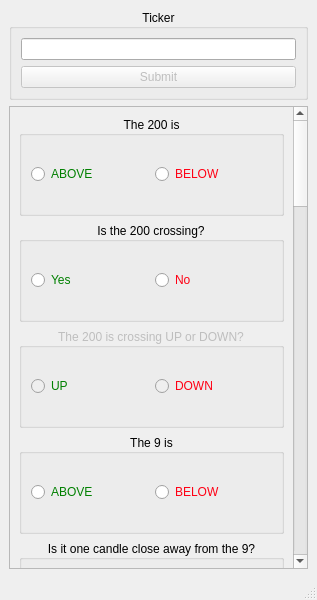
<?xml version="1.0" encoding="UTF-8"?>
<ui version="4.0">
 <class>MainWindow</class>
 <widget class="QMainWindow" name="MainWindow">
  <property name="geometry">
   <rect>
    <x>0</x>
    <y>0</y>
    <width>317</width>
    <height>600</height>
   </rect>
  </property>
  <property name="windowTitle">
   <string>MainWindow</string>
  </property>
  <widget class="QWidget" name="centralwidget">
   <layout class="QVBoxLayout" name="verticalLayout">
    <item>
     <widget class="QGroupBox" name="Ticker_Box">
      <property name="title">
       <string>Ticker</string>
      </property>
      <property name="alignment">
       <set>Qt::AlignCenter</set>
      </property>
      <layout class="QVBoxLayout" name="verticalLayout_3">
       <item>
        <widget class="QLineEdit" name="lineEdit"/>
       </item>
       <item>
        <widget class="QPushButton" name="pushButton">
         <property name="enabled">
          <bool>false</bool>
         </property>
         <property name="toolTip">
          <string>&lt;html&gt;&lt;head/&gt;&lt;body&gt;&lt;p&gt;&lt;span style=&quot; color:#ff2a25;&quot;&gt;ONLY SUBMIT WHEN FORM IS DONE!&lt;/span&gt;&lt;/p&gt;&lt;/body&gt;&lt;/html&gt;</string>
         </property>
         <property name="text">
          <string>Submit</string>
         </property>
        </widget>
       </item>
      </layout>
     </widget>
    </item>
    <item>
     <widget class="QScrollArea" name="scrollArea">
      <property name="widgetResizable">
       <bool>true</bool>
      </property>
      <widget class="QWidget" name="scrollAreaWidgetContents_2">
       <property name="geometry">
        <rect>
         <x>0</x>
         <y>0</y>
         <width>291</width>
         <height>2085</height>
        </rect>
       </property>
       <layout class="QVBoxLayout" name="verticalLayout_2">
        <item>
         <widget class="QGroupBox" name="groupBox">
          <property name="sizePolicy">
           <sizepolicy hsizetype="Preferred" vsizetype="Fixed">
            <horstretch>0</horstretch>
            <verstretch>0</verstretch>
           </sizepolicy>
          </property>
          <property name="minimumSize">
           <size>
            <width>0</width>
            <height>100</height>
           </size>
          </property>
          <property name="title">
           <string>The 200 is</string>
          </property>
          <property name="alignment">
           <set>Qt::AlignCenter</set>
          </property>
          <layout class="QVBoxLayout" name="verticalLayout_4">
           <item>
            <layout class="QHBoxLayout" name="horizontalLayout_9">
             <item>
              <widget class="QRadioButton" name="radioButton_11">
               <property name="styleSheet">
                <string notr="true">color: green</string>
               </property>
               <property name="text">
                <string>ABOVE</string>
               </property>
              </widget>
             </item>
             <item>
              <widget class="QRadioButton" name="radioButton_12">
               <property name="styleSheet">
                <string notr="true">color: rgb(255, 0, 20)</string>
               </property>
               <property name="text">
                <string>BELOW</string>
               </property>
              </widget>
             </item>
            </layout>
           </item>
          </layout>
         </widget>
        </item>
        <item>
         <widget class="QGroupBox" name="groupBox_2">
          <property name="sizePolicy">
           <sizepolicy hsizetype="Preferred" vsizetype="Fixed">
            <horstretch>0</horstretch>
            <verstretch>0</verstretch>
           </sizepolicy>
          </property>
          <property name="minimumSize">
           <size>
            <width>0</width>
            <height>100</height>
           </size>
          </property>
          <property name="title">
           <string>Is the 200 crossing?</string>
          </property>
          <property name="alignment">
           <set>Qt::AlignCenter</set>
          </property>
          <layout class="QVBoxLayout" name="verticalLayout_5">
           <item>
            <layout class="QHBoxLayout" name="horizontalLayout_10">
             <item>
              <widget class="QRadioButton" name="radioButton_13">
               <property name="styleSheet">
                <string notr="true">color: green</string>
               </property>
               <property name="text">
                <string>Yes</string>
               </property>
              </widget>
             </item>
             <item>
              <widget class="QRadioButton" name="radioButton_14">
               <property name="styleSheet">
                <string notr="true">color: rgb(255, 0, 20)</string>
               </property>
               <property name="text">
                <string>No</string>
               </property>
              </widget>
             </item>
            </layout>
           </item>
          </layout>
         </widget>
        </item>
        <item>
         <widget class="QGroupBox" name="groupBox_3">
          <property name="enabled">
           <bool>false</bool>
          </property>
          <property name="sizePolicy">
           <sizepolicy hsizetype="Preferred" vsizetype="Fixed">
            <horstretch>0</horstretch>
            <verstretch>0</verstretch>
           </sizepolicy>
          </property>
          <property name="minimumSize">
           <size>
            <width>0</width>
            <height>100</height>
           </size>
          </property>
          <property name="title">
           <string>The 200 is crossing UP or DOWN?</string>
          </property>
          <property name="alignment">
           <set>Qt::AlignCenter</set>
          </property>
          <layout class="QVBoxLayout" name="verticalLayout_6">
           <item>
            <layout class="QHBoxLayout" name="horizontalLayout_11">
             <item>
              <widget class="QRadioButton" name="radioButton_15">
               <property name="styleSheet">
                <string notr="true">color: green</string>
               </property>
               <property name="text">
                <string>UP</string>
               </property>
              </widget>
             </item>
             <item>
              <widget class="QRadioButton" name="radioButton_16">
               <property name="styleSheet">
                <string notr="true">color: rgb(255, 0, 20)</string>
               </property>
               <property name="text">
                <string>DOWN</string>
               </property>
              </widget>
             </item>
            </layout>
           </item>
          </layout>
         </widget>
        </item>
        <item>
         <widget class="QGroupBox" name="groupBox_4">
          <property name="sizePolicy">
           <sizepolicy hsizetype="Preferred" vsizetype="Fixed">
            <horstretch>0</horstretch>
            <verstretch>0</verstretch>
           </sizepolicy>
          </property>
          <property name="minimumSize">
           <size>
            <width>0</width>
            <height>100</height>
           </size>
          </property>
          <property name="title">
           <string>The 9 is</string>
          </property>
          <property name="alignment">
           <set>Qt::AlignCenter</set>
          </property>
          <layout class="QVBoxLayout" name="verticalLayout_7">
           <item>
            <layout class="QHBoxLayout" name="horizontalLayout_12">
             <item>
              <widget class="QRadioButton" name="radioButton_17">
               <property name="styleSheet">
                <string notr="true">color: green</string>
               </property>
               <property name="text">
                <string>ABOVE</string>
               </property>
              </widget>
             </item>
             <item>
              <widget class="QRadioButton" name="radioButton_18">
               <property name="styleSheet">
                <string notr="true">color: rgb(255, 0, 20)</string>
               </property>
               <property name="text">
                <string>BELOW</string>
               </property>
              </widget>
             </item>
            </layout>
           </item>
          </layout>
         </widget>
        </item>
        <item>
         <widget class="QGroupBox" name="groupBox_5">
          <property name="sizePolicy">
           <sizepolicy hsizetype="Preferred" vsizetype="Fixed">
            <horstretch>0</horstretch>
            <verstretch>0</verstretch>
           </sizepolicy>
          </property>
          <property name="minimumSize">
           <size>
            <width>0</width>
            <height>100</height>
           </size>
          </property>
          <property name="toolTip">
           <string>&lt;html&gt;&lt;head/&gt;&lt;body&gt;&lt;pre style=&quot; margin-top:12px; margin-bottom:12px; margin-left:0px; margin-right:0px; -qt-block-indent:0; text-indent:0px; background-color:#1e1928;&quot;&gt;&lt;span style=&quot; font-family:'JetBrains Mono','monospace'; font-size:11pt; color:#ffffff;&quot;&gt;Is it One candle close above or below the 9? (Means get in or watch or get out if below)&lt;/span&gt;&lt;/pre&gt;&lt;/body&gt;&lt;/html&gt;</string>
          </property>
          <property name="title">
           <string>Is it one candle close away from the 9?</string>
          </property>
          <property name="alignment">
           <set>Qt::AlignCenter</set>
          </property>
          <layout class="QVBoxLayout" name="verticalLayout_8">
           <item>
            <layout class="QHBoxLayout" name="horizontalLayout_13">
             <item>
              <widget class="QRadioButton" name="radioButton_19">
               <property name="styleSheet">
                <string notr="true">color: green</string>
               </property>
               <property name="text">
                <string>Yes</string>
               </property>
              </widget>
             </item>
             <item>
              <widget class="QRadioButton" name="radioButton_20">
               <property name="styleSheet">
                <string notr="true">color: rgb(255, 0, 20)</string>
               </property>
               <property name="text">
                <string>No</string>
               </property>
              </widget>
             </item>
            </layout>
           </item>
          </layout>
         </widget>
        </item>
        <item>
         <widget class="QGroupBox" name="groupBox_6">
          <property name="enabled">
           <bool>false</bool>
          </property>
          <property name="sizePolicy">
           <sizepolicy hsizetype="Preferred" vsizetype="Fixed">
            <horstretch>0</horstretch>
            <verstretch>0</verstretch>
           </sizepolicy>
          </property>
          <property name="minimumSize">
           <size>
            <width>0</width>
            <height>100</height>
           </size>
          </property>
          <property name="title">
           <string>One candle close ABOVE or BELOW?</string>
          </property>
          <property name="alignment">
           <set>Qt::AlignCenter</set>
          </property>
          <layout class="QVBoxLayout" name="verticalLayout_22">
           <item>
            <layout class="QHBoxLayout" name="horizontalLayout_14">
             <item>
              <widget class="QRadioButton" name="radioButton_21">
               <property name="styleSheet">
                <string notr="true">color: green</string>
               </property>
               <property name="text">
                <string>ABOVE</string>
               </property>
              </widget>
             </item>
             <item>
              <widget class="QRadioButton" name="radioButton_22">
               <property name="styleSheet">
                <string notr="true">color: rgb(255, 0, 20)</string>
               </property>
               <property name="text">
                <string>BELOW</string>
               </property>
              </widget>
             </item>
            </layout>
           </item>
          </layout>
         </widget>
        </item>
        <item>
         <widget class="QGroupBox" name="groupBox_7">
          <property name="sizePolicy">
           <sizepolicy hsizetype="Preferred" vsizetype="Fixed">
            <horstretch>0</horstretch>
            <verstretch>0</verstretch>
           </sizepolicy>
          </property>
          <property name="minimumSize">
           <size>
            <width>0</width>
            <height>100</height>
           </size>
          </property>
          <property name="title">
           <string>The MACD is</string>
          </property>
          <property name="alignment">
           <set>Qt::AlignCenter</set>
          </property>
          <layout class="QVBoxLayout" name="verticalLayout_23">
           <item>
            <layout class="QHBoxLayout" name="horizontalLayout_15">
             <item>
              <widget class="QRadioButton" name="radioButton_23">
               <property name="styleSheet">
                <string notr="true">color: green</string>
               </property>
               <property name="text">
                <string>GREEN</string>
               </property>
              </widget>
             </item>
             <item>
              <widget class="QRadioButton" name="radioButton_24">
               <property name="styleSheet">
                <string notr="true">color: rgb(255, 0, 20)</string>
               </property>
               <property name="text">
                <string>RED</string>
               </property>
              </widget>
             </item>
            </layout>
           </item>
          </layout>
         </widget>
        </item>
        <item>
         <widget class="QGroupBox" name="groupBox_8">
          <property name="sizePolicy">
           <sizepolicy hsizetype="Preferred" vsizetype="Fixed">
            <horstretch>0</horstretch>
            <verstretch>0</verstretch>
           </sizepolicy>
          </property>
          <property name="minimumSize">
           <size>
            <width>0</width>
            <height>100</height>
           </size>
          </property>
          <property name="title">
           <string>Is the MACD reversing or crossing?</string>
          </property>
          <property name="alignment">
           <set>Qt::AlignCenter</set>
          </property>
          <layout class="QVBoxLayout" name="verticalLayout_24">
           <item>
            <layout class="QHBoxLayout" name="horizontalLayout_16">
             <item>
              <widget class="QRadioButton" name="radioButton_25">
               <property name="styleSheet">
                <string notr="true">color: green</string>
               </property>
               <property name="text">
                <string>Yes</string>
               </property>
              </widget>
             </item>
             <item>
              <widget class="QRadioButton" name="radioButton_26">
               <property name="styleSheet">
                <string notr="true">color: rgb(255, 0, 20)</string>
               </property>
               <property name="text">
                <string>No</string>
               </property>
              </widget>
             </item>
            </layout>
           </item>
          </layout>
         </widget>
        </item>
        <item>
         <widget class="QGroupBox" name="groupBox_9">
          <property name="enabled">
           <bool>false</bool>
          </property>
          <property name="sizePolicy">
           <sizepolicy hsizetype="Preferred" vsizetype="Fixed">
            <horstretch>0</horstretch>
            <verstretch>0</verstretch>
           </sizepolicy>
          </property>
          <property name="minimumSize">
           <size>
            <width>0</width>
            <height>100</height>
           </size>
          </property>
          <property name="title">
           <string>MACD reversing UP or DOWN / crossing?</string>
          </property>
          <property name="alignment">
           <set>Qt::AlignCenter</set>
          </property>
          <layout class="QVBoxLayout" name="verticalLayout_25">
           <item>
            <layout class="QHBoxLayout" name="horizontalLayout_17">
             <item>
              <widget class="QRadioButton" name="radioButton_27">
               <property name="styleSheet">
                <string notr="true">color: green</string>
               </property>
               <property name="text">
                <string>UP | Yes</string>
               </property>
              </widget>
             </item>
             <item>
              <widget class="QRadioButton" name="radioButton_28">
               <property name="styleSheet">
                <string notr="true">color: rgb(255, 0, 20)</string>
               </property>
               <property name="text">
                <string>DOWN | No</string>
               </property>
              </widget>
             </item>
            </layout>
           </item>
          </layout>
         </widget>
        </item>
        <item>
         <widget class="QGroupBox" name="groupBox_10">
          <property name="sizePolicy">
           <sizepolicy hsizetype="Preferred" vsizetype="Fixed">
            <horstretch>0</horstretch>
            <verstretch>0</verstretch>
           </sizepolicy>
          </property>
          <property name="minimumSize">
           <size>
            <width>0</width>
            <height>100</height>
           </size>
          </property>
          <property name="title">
           <string>Is the RSI LOW (good) or HIGH (bad)?</string>
          </property>
          <property name="alignment">
           <set>Qt::AlignCenter</set>
          </property>
          <layout class="QVBoxLayout" name="verticalLayout_9">
           <item>
            <layout class="QHBoxLayout" name="horizontalLayout_20">
             <item>
              <widget class="QRadioButton" name="radioButton_33">
               <property name="styleSheet">
                <string notr="true">color: green</string>
               </property>
               <property name="text">
                <string>LOW</string>
               </property>
              </widget>
             </item>
             <item>
              <widget class="QRadioButton" name="radioButton_34">
               <property name="styleSheet">
                <string notr="true">color: rgb(255, 0, 20)</string>
               </property>
               <property name="text">
                <string>HIGH</string>
               </property>
              </widget>
             </item>
            </layout>
           </item>
          </layout>
         </widget>
        </item>
        <item>
         <widget class="QGroupBox" name="groupBox_11">
          <property name="sizePolicy">
           <sizepolicy hsizetype="Preferred" vsizetype="Fixed">
            <horstretch>0</horstretch>
            <verstretch>0</verstretch>
           </sizepolicy>
          </property>
          <property name="minimumSize">
           <size>
            <width>0</width>
            <height>100</height>
           </size>
          </property>
          <property name="title">
           <string>Rsi OVERBOUGHT / OVERSOLD?</string>
          </property>
          <property name="alignment">
           <set>Qt::AlignCenter</set>
          </property>
          <layout class="QVBoxLayout" name="verticalLayout_10">
           <item>
            <layout class="QHBoxLayout" name="horizontalLayout_22">
             <item>
              <widget class="QRadioButton" name="radioButton_37">
               <property name="styleSheet">
                <string notr="true">color: green</string>
               </property>
               <property name="text">
                <string>Yes</string>
               </property>
              </widget>
             </item>
             <item>
              <widget class="QRadioButton" name="radioButton_38">
               <property name="styleSheet">
                <string notr="true">color: rgb(255, 0, 20)</string>
               </property>
               <property name="text">
                <string>No</string>
               </property>
              </widget>
             </item>
            </layout>
           </item>
          </layout>
         </widget>
        </item>
        <item>
         <widget class="QGroupBox" name="groupBox_12">
          <property name="enabled">
           <bool>false</bool>
          </property>
          <property name="sizePolicy">
           <sizepolicy hsizetype="Preferred" vsizetype="Fixed">
            <horstretch>0</horstretch>
            <verstretch>0</verstretch>
           </sizepolicy>
          </property>
          <property name="minimumSize">
           <size>
            <width>0</width>
            <height>100</height>
           </size>
          </property>
          <property name="title">
           <string>Is the RSI OVERBOUGHT or OVERSOLD?</string>
          </property>
          <property name="alignment">
           <set>Qt::AlignCenter</set>
          </property>
          <layout class="QVBoxLayout" name="verticalLayout_11">
           <item>
            <layout class="QHBoxLayout" name="horizontalLayout_23">
             <item>
              <widget class="QRadioButton" name="radioButton_39">
               <property name="styleSheet">
                <string notr="true">color: green</string>
               </property>
               <property name="text">
                <string>OVERBOUGHT</string>
               </property>
              </widget>
             </item>
             <item>
              <widget class="QRadioButton" name="radioButton_40">
               <property name="styleSheet">
                <string notr="true">color: rgb(255, 0, 20)</string>
               </property>
               <property name="text">
                <string>OVERSOLD</string>
               </property>
              </widget>
             </item>
            </layout>
           </item>
          </layout>
         </widget>
        </item>
        <item>
         <widget class="QGroupBox" name="groupBox_13">
          <property name="sizePolicy">
           <sizepolicy hsizetype="Preferred" vsizetype="Fixed">
            <horstretch>0</horstretch>
            <verstretch>0</verstretch>
           </sizepolicy>
          </property>
          <property name="minimumSize">
           <size>
            <width>0</width>
            <height>100</height>
           </size>
          </property>
          <property name="toolTip">
           <string>&lt;html&gt;&lt;head/&gt;&lt;body&gt;&lt;pre style=&quot; margin-top:12px; margin-bottom:12px; margin-left:0px; margin-right:0px; -qt-block-indent:0; text-indent:0px; background-color:#1e1928;&quot;&gt;&lt;span style=&quot; font-family:'JetBrains Mono','monospace'; font-size:11pt; color:#ffffff;&quot;&gt;Is it above or below the VWAP? (above/on is gogo juise! VWAP above the 9 is gogo)&lt;/span&gt;&lt;span style=&quot; font-size:11pt; color:#ffffff;&quot;</string>
          </property>
          <property name="title">
           <string>Is it ABOVE or BELOW the VWAP?</string>
          </property>
          <property name="alignment">
           <set>Qt::AlignCenter</set>
          </property>
          <layout class="QVBoxLayout" name="verticalLayout_12">
           <item>
            <layout class="QHBoxLayout" name="horizontalLayout_24">
             <item>
              <widget class="QRadioButton" name="radioButton_41">
               <property name="styleSheet">
                <string notr="true">color: green</string>
               </property>
               <property name="text">
                <string>ABOVE</string>
               </property>
              </widget>
             </item>
             <item>
              <widget class="QRadioButton" name="radioButton_42">
               <property name="styleSheet">
                <string notr="true">color: rgb(255, 0, 20)</string>
               </property>
               <property name="text">
                <string>BELOW</string>
               </property>
              </widget>
             </item>
            </layout>
           </item>
          </layout>
         </widget>
        </item>
        <item>
         <widget class="QGroupBox" name="groupBox_14">
          <property name="sizePolicy">
           <sizepolicy hsizetype="Preferred" vsizetype="Fixed">
            <horstretch>0</horstretch>
            <verstretch>0</verstretch>
           </sizepolicy>
          </property>
          <property name="minimumSize">
           <size>
            <width>0</width>
            <height>100</height>
           </size>
          </property>
          <property name="title">
           <string>Is the Heiken Ashi trending UP or DOWN?</string>
          </property>
          <property name="alignment">
           <set>Qt::AlignCenter</set>
          </property>
          <layout class="QVBoxLayout" name="verticalLayout_13">
           <item>
            <layout class="QHBoxLayout" name="horizontalLayout_25">
             <item>
              <widget class="QRadioButton" name="radioButton_43">
               <property name="styleSheet">
                <string notr="true">color: green</string>
               </property>
               <property name="text">
                <string>UP</string>
               </property>
              </widget>
             </item>
             <item>
              <widget class="QRadioButton" name="radioButton_44">
               <property name="styleSheet">
                <string notr="true">color: rgb(255, 0, 20)</string>
               </property>
               <property name="text">
                <string>DOWN</string>
               </property>
              </widget>
             </item>
            </layout>
           </item>
          </layout>
         </widget>
        </item>
        <item>
         <widget class="QGroupBox" name="groupBox_15">
          <property name="sizePolicy">
           <sizepolicy hsizetype="Preferred" vsizetype="Fixed">
            <horstretch>0</horstretch>
            <verstretch>0</verstretch>
           </sizepolicy>
          </property>
          <property name="minimumSize">
           <size>
            <width>0</width>
            <height>100</height>
           </size>
          </property>
          <property name="toolTip">
           <string>&lt;html&gt;&lt;head/&gt;&lt;body&gt;&lt;pre style=&quot; margin-top:12px; margin-bottom:12px; margin-left:0px; margin-right:0px; -qt-block-indent:0; text-indent:0px; background-color:#1e1928;&quot;&gt;&lt;span style=&quot; font-family:'JetBrains Mono','monospace'; font-size:11pt; color:#ffffff;&quot;&gt;Is the Smoothed Heiken Ashi Candles trending up or down?&lt;/span&gt;&lt;/pre&gt;&lt;/body&gt;&lt;/html&gt;</string>
          </property>
          <property name="title">
           <string>Is the SHAC trending UP or DOWN?</string>
          </property>
          <property name="alignment">
           <set>Qt::AlignCenter</set>
          </property>
          <layout class="QVBoxLayout" name="verticalLayout_14">
           <item>
            <layout class="QHBoxLayout" name="horizontalLayout_26">
             <item>
              <widget class="QRadioButton" name="radioButton_45">
               <property name="styleSheet">
                <string notr="true">color: green</string>
               </property>
               <property name="text">
                <string>UP</string>
               </property>
              </widget>
             </item>
             <item>
              <widget class="QRadioButton" name="radioButton_46">
               <property name="styleSheet">
                <string notr="true">color: rgb(255, 0, 20)</string>
               </property>
               <property name="text">
                <string>DOWN</string>
               </property>
              </widget>
             </item>
            </layout>
           </item>
          </layout>
         </widget>
        </item>
        <item>
         <widget class="QGroupBox" name="groupBox_16">
          <property name="sizePolicy">
           <sizepolicy hsizetype="Preferred" vsizetype="Fixed">
            <horstretch>0</horstretch>
            <verstretch>0</verstretch>
           </sizepolicy>
          </property>
          <property name="minimumSize">
           <size>
            <width>0</width>
            <height>100</height>
           </size>
          </property>
          <property name="title">
           <string>Is ABOVE or BELOW the Ribbons?</string>
          </property>
          <property name="alignment">
           <set>Qt::AlignCenter</set>
          </property>
          <layout class="QVBoxLayout" name="verticalLayout_15">
           <item>
            <layout class="QHBoxLayout" name="horizontalLayout_27">
             <item>
              <widget class="QRadioButton" name="radioButton_47">
               <property name="styleSheet">
                <string notr="true">color: green</string>
               </property>
               <property name="text">
                <string>ABOVE</string>
               </property>
              </widget>
             </item>
             <item>
              <widget class="QRadioButton" name="radioButton_48">
               <property name="styleSheet">
                <string notr="true">color: rgb(255, 0, 20)</string>
               </property>
               <property name="text">
                <string>BELOW</string>
               </property>
              </widget>
             </item>
            </layout>
           </item>
          </layout>
         </widget>
        </item>
        <item>
         <widget class="QGroupBox" name="groupBox_17">
          <property name="sizePolicy">
           <sizepolicy hsizetype="Preferred" vsizetype="Fixed">
            <horstretch>0</horstretch>
            <verstretch>0</verstretch>
           </sizepolicy>
          </property>
          <property name="minimumSize">
           <size>
            <width>0</width>
            <height>100</height>
           </size>
          </property>
          <property name="title">
           <string>Does VPVR look good?</string>
          </property>
          <property name="alignment">
           <set>Qt::AlignCenter</set>
          </property>
          <layout class="QVBoxLayout" name="verticalLayout_16">
           <item>
            <layout class="QHBoxLayout" name="horizontalLayout_28">
             <item>
              <widget class="QRadioButton" name="radioButton_49">
               <property name="styleSheet">
                <string notr="true">color: green</string>
               </property>
               <property name="text">
                <string>YES</string>
               </property>
              </widget>
             </item>
             <item>
              <widget class="QRadioButton" name="radioButton_50">
               <property name="styleSheet">
                <string notr="true">color: rgb(255, 0, 20)</string>
               </property>
               <property name="text">
                <string>NO</string>
               </property>
              </widget>
             </item>
            </layout>
           </item>
          </layout>
         </widget>
        </item>
        <item>
         <widget class="QGroupBox" name="groupBox_18">
          <property name="sizePolicy">
           <sizepolicy hsizetype="Preferred" vsizetype="Fixed">
            <horstretch>0</horstretch>
            <verstretch>0</verstretch>
           </sizepolicy>
          </property>
          <property name="minimumSize">
           <size>
            <width>0</width>
            <height>100</height>
           </size>
          </property>
          <property name="title">
           <string>Is the VPVR going to JUMP?</string>
          </property>
          <property name="alignment">
           <set>Qt::AlignCenter</set>
          </property>
          <layout class="QVBoxLayout" name="verticalLayout_17">
           <item>
            <layout class="QHBoxLayout" name="horizontalLayout_29">
             <item>
              <widget class="QRadioButton" name="radioButton_51">
               <property name="styleSheet">
                <string notr="true">color: green</string>
               </property>
               <property name="text">
                <string>Yes</string>
               </property>
              </widget>
             </item>
             <item>
              <widget class="QRadioButton" name="radioButton_52">
               <property name="styleSheet">
                <string notr="true">color: rgb(255, 0, 20)</string>
               </property>
               <property name="text">
                <string>No</string>
               </property>
              </widget>
             </item>
            </layout>
           </item>
          </layout>
         </widget>
        </item>
        <item>
         <widget class="QGroupBox" name="groupBox_19">
          <property name="enabled">
           <bool>false</bool>
          </property>
          <property name="sizePolicy">
           <sizepolicy hsizetype="Preferred" vsizetype="Fixed">
            <horstretch>0</horstretch>
            <verstretch>0</verstretch>
           </sizepolicy>
          </property>
          <property name="minimumSize">
           <size>
            <width>0</width>
            <height>100</height>
           </size>
          </property>
          <property name="title">
           <string>Is it jumping UP or DOWN?</string>
          </property>
          <property name="alignment">
           <set>Qt::AlignCenter</set>
          </property>
          <layout class="QVBoxLayout" name="verticalLayout_18">
           <item>
            <layout class="QHBoxLayout" name="horizontalLayout_30">
             <item>
              <widget class="QRadioButton" name="radioButton_53">
               <property name="styleSheet">
                <string notr="true">color: green</string>
               </property>
               <property name="text">
                <string>UP</string>
               </property>
              </widget>
             </item>
             <item>
              <widget class="QRadioButton" name="radioButton_54">
               <property name="styleSheet">
                <string notr="true">color: rgb(255, 0, 20)</string>
               </property>
               <property name="text">
                <string>DOWN</string>
               </property>
              </widget>
             </item>
            </layout>
           </item>
          </layout>
         </widget>
        </item>
        <item>
         <widget class="QGroupBox" name="groupBox_20">
          <property name="sizePolicy">
           <sizepolicy hsizetype="Preferred" vsizetype="Fixed">
            <horstretch>0</horstretch>
            <verstretch>0</verstretch>
           </sizepolicy>
          </property>
          <property name="minimumSize">
           <size>
            <width>0</width>
            <height>100</height>
           </size>
          </property>
          <property name="title">
           <string>Does LUX look good?</string>
          </property>
          <property name="alignment">
           <set>Qt::AlignCenter</set>
          </property>
          <layout class="QVBoxLayout" name="verticalLayout_19">
           <item>
            <layout class="QHBoxLayout" name="horizontalLayout_31">
             <item>
              <widget class="QRadioButton" name="radioButton_55">
               <property name="styleSheet">
                <string notr="true">color: green</string>
               </property>
               <property name="text">
                <string>YES</string>
               </property>
              </widget>
             </item>
             <item>
              <widget class="QRadioButton" name="radioButton_56">
               <property name="styleSheet">
                <string notr="true">color: rgb(255, 0, 20)</string>
               </property>
               <property name="text">
                <string>NO</string>
               </property>
              </widget>
             </item>
            </layout>
           </item>
          </layout>
         </widget>
        </item>
        <item>
         <widget class="QGroupBox" name="groupBox_21">
          <property name="sizePolicy">
           <sizepolicy hsizetype="Preferred" vsizetype="Fixed">
            <horstretch>0</horstretch>
            <verstretch>0</verstretch>
           </sizepolicy>
          </property>
          <property name="minimumSize">
           <size>
            <width>0</width>
            <height>100</height>
           </size>
          </property>
          <property name="title">
           <string>Is LUX near a cloud?</string>
          </property>
          <property name="alignment">
           <set>Qt::AlignCenter</set>
          </property>
          <layout class="QVBoxLayout" name="verticalLayout_20">
           <item>
            <layout class="QHBoxLayout" name="horizontalLayout_32">
             <item>
              <widget class="QRadioButton" name="radioButton_57">
               <property name="styleSheet">
                <string notr="true">color: green</string>
               </property>
               <property name="text">
                <string>Yes</string>
               </property>
              </widget>
             </item>
             <item>
              <widget class="QRadioButton" name="radioButton_58">
               <property name="styleSheet">
                <string notr="true">color: rgb(255, 0, 20)</string>
               </property>
               <property name="text">
                <string>No</string>
               </property>
              </widget>
             </item>
            </layout>
           </item>
          </layout>
         </widget>
        </item>
        <item>
         <widget class="QGroupBox" name="groupBox_22">
          <property name="enabled">
           <bool>false</bool>
          </property>
          <property name="sizePolicy">
           <sizepolicy hsizetype="Preferred" vsizetype="Fixed">
            <horstretch>0</horstretch>
            <verstretch>0</verstretch>
           </sizepolicy>
          </property>
          <property name="minimumSize">
           <size>
            <width>0</width>
            <height>100</height>
           </size>
          </property>
          <property name="title">
           <string>Is it near or in the buy or sell cloud?</string>
          </property>
          <property name="alignment">
           <set>Qt::AlignCenter</set>
          </property>
          <layout class="QVBoxLayout" name="verticalLayout_21">
           <item>
            <layout class="QHBoxLayout" name="horizontalLayout_33">
             <item>
              <widget class="QRadioButton" name="radioButton_59">
               <property name="styleSheet">
                <string notr="true">color: green</string>
               </property>
               <property name="text">
                <string>BUY</string>
               </property>
              </widget>
             </item>
             <item>
              <widget class="QRadioButton" name="radioButton_60">
               <property name="styleSheet">
                <string notr="true">color: rgb(255, 0, 20)</string>
               </property>
               <property name="text">
                <string>SELL</string>
               </property>
              </widget>
             </item>
            </layout>
           </item>
          </layout>
         </widget>
        </item>
       </layout>
      </widget>
     </widget>
    </item>
   </layout>
  </widget>
  <widget class="QMenuBar" name="menubar">
   <property name="geometry">
    <rect>
     <x>0</x>
     <y>0</y>
     <width>317</width>
     <height>24</height>
    </rect>
   </property>
  </widget>
  <widget class="QStatusBar" name="statusbar"/>
 </widget>
 <resources/>
 <connections/>
</ui>
